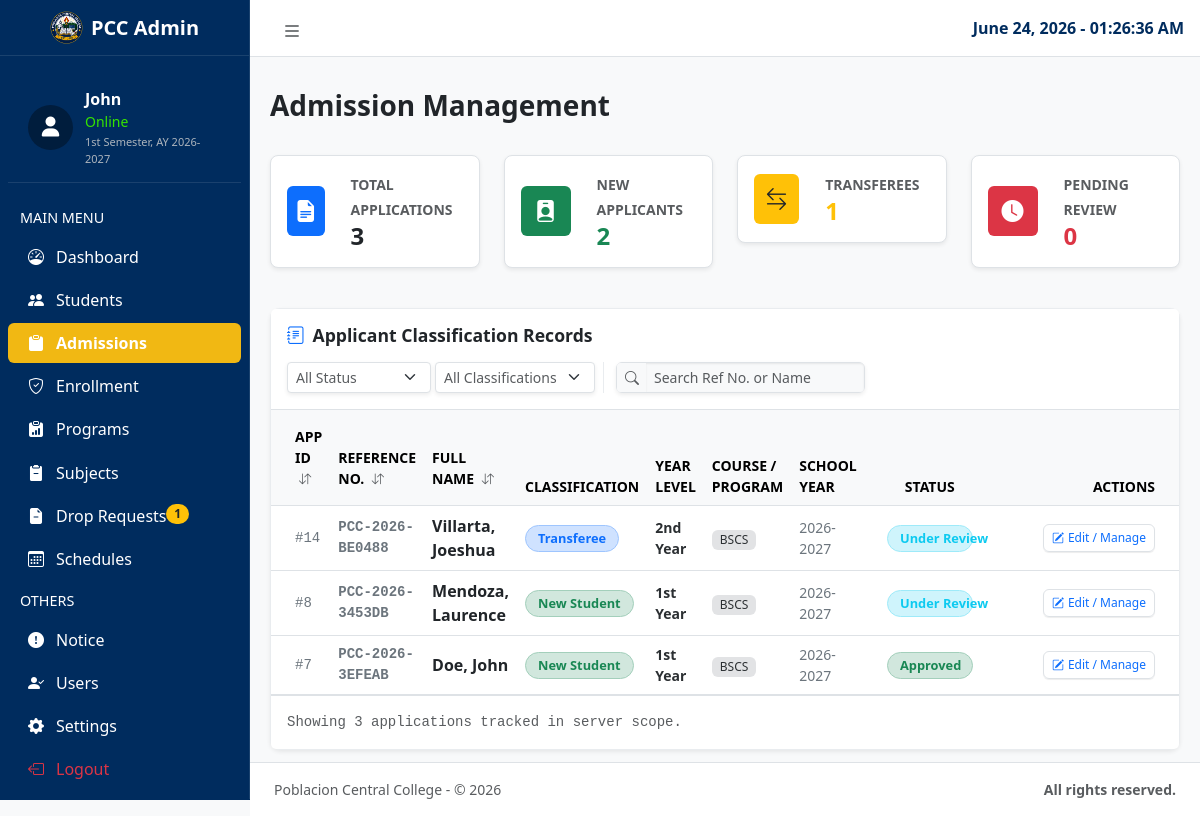
The page /admin/admissions.php (signed in) on the database its author committed.
### tables this page shows
CREATE TABLE `applicants` (
  `application_id` int(11) NOT NULL AUTO_INCREMENT,
  `reference_number` varchar(15) NOT NULL,
  `student_number` varchar(50) DEFAULT NULL,
  `classification` enum('freshman','transferee') NOT NULL,
  `year_level` int(11) DEFAULT 1,
  `academic_term` varchar(20) DEFAULT '1st Semester',
  `school_year` varchar(15) DEFAULT '2026-2027',
  `first_name` varchar(50) NOT NULL,
  `middle_name` varchar(50) DEFAULT NULL,
  `last_name` varchar(50) NOT NULL,
  `suffix` varchar(10) DEFAULT NULL,
  `date_of_birth` date NOT NULL,
  `gender` enum('Male','Female') NOT NULL,
  `civil_status` enum('Single','Married','Widowed') NOT NULL,
  `nationality` varchar(50) NOT NULL,
  `religious_affiliation` varchar(100) DEFAULT NULL,
  `email_address` varchar(100) NOT NULL,
  `mobile_number` varchar(20) NOT NULL,
  `address_region` varchar(50) NOT NULL,
  `address_province` varchar(50) NOT NULL,
  `address_city` varchar(50) NOT NULL,
  `address_barangay` varchar(50) NOT NULL,
  `address_street` varchar(150) NOT NULL,
  `preferred_program` varchar(10) NOT NULL,
  `guardian_id` int(11) DEFAULT NULL,
  `application_status` enum('Pending','Under Review','Approved','Rejected') DEFAULT 'Pending',
  `created_at` timestamp NOT NULL DEFAULT current_timestamp(),
  `address_postal` varchar(10) DEFAULT NULL,
  `shs_card_path` varchar(255) DEFAULT NULL,
  `psa_cert_path` varchar(255) DEFAULT NULL,
  `good_moral_path` varchar(255) DEFAULT NULL,
  `applicant_photo_path` varchar(255) DEFAULT NULL,
  PRIMARY KEY (`application_id`),
  UNIQUE KEY `reference_number` (`reference_number`),
  UNIQUE KEY `email_address` (`email_address`),
  KEY `preferred_program` (`preferred_program`),
  KEY `guardian_id` (`guardian_id`),
  CONSTRAINT `applicants_ibfk_1` FOREIGN KEY (`preferred_program`) REFERENCES `courses` (`course_code`),
  CONSTRAINT `applicants_ibfk_2` FOREIGN KEY (`guardian_id`) REFERENCES `guardians` (`guardian_id`) ON DELETE CASCADE
);

### admin/admissions.php (the view, shortened to what the rows shown need)
<?php
require_once '../config/database_connect.php';
$edit_id = $_GET['edit_id'] ?? null;
$applicant_list = [];
try {
    $search_query = isset($_GET['search']) ? '%' . trim($_GET['search']) . '%' : '%';
    $fetch_stmt = $conn->prepare("SELECT a.*,
                                       g.full_name AS guardian_name, g.relationship AS guardian_relationship, g.emergency_phone,
                                       ab.shs_school_attended, ab.shs_strand, ab.shs_year_graduated, ab.shs_school_address
                                FROM applicants a
                                LEFT JOIN guardians g ON a.guardian_id = g.guardian_id
                                LEFT JOIN academic_backgrounds ab ON a.application_id = ab.application_id
                                WHERE a.reference_number LIKE :search
                                   OR a.first_name LIKE :search
                                   OR a.last_name LIKE :search
                                ORDER BY a.application_id DESC");
    $fetch_stmt->execute([':search' => $search_query]);
    while ($row = $fetch_stmt->fetch(PDO::FETCH_ASSOC)) {
        $yr_raw = isset($row['year_level']) ? intval($row['year_level']) : 1;
        $suffix_str = ($yr_raw == 1) ? 'st' : (($yr_raw == 2) ? 'nd' : (($yr_raw == 3) ? 'rd' : 'th'));
        $formatted_year_string = "{$yr_raw}{$suffix_str} Year";
        $applicant_list[] = [
            'applicant_id' => $row['application_id'],
            'reference_no' => $row['reference_number'],
            'first_name' => $row['first_name'],
            'last_name' => $row['last_name'],
            'classification' => (strtolower($row['classification'] ?? 'freshman') === 'freshman') ? 'New Student' : 'Transferee',
            'year_level_display' => $formatted_year_string,
            'program' => $row['preferred_program'] ?? '',
            'year' => $row['school_year'] ?? '',
            'status' => $row['application_status'] ?? 'Pending'
        ];
    }
} catch (PDOException $e) {
    $applicant_list = [];
}
?>
<!doctype html>
<html lang="en">
<head>
    <link rel="stylesheet" href="https://cdn.jsdelivr.net/npm/overlayscrollbars@2.11.0/styles/overlayscrollbars.min.css"
 />
    <link rel="stylesheet" href="https://cdn.jsdelivr.net/npm/bootstrap-icons@1.13.1/font/bootstrap-icons.min.css"
 />
    <link rel="stylesheet" href="../assets/css/adminlte.css" />
    <link rel="stylesheet" href="https://cdnjs.cloudflare.com/ajax/libs/font-awesome/6.4.0/css/all.min.css">
</head>
<body class="fixed-header sidebar-expand-lg bg-body-tertiary">
    <div class="app-wrapper">
        <main class="app-main">
            <div class="app-content mt-3">
                <div class="container-fluid">
                    <div class="col-12">
                        <div class="card shadow-sm border border-light-subtle bg-white" style="border-radius: 10px;">
                            <div class="card-body p-0">
                                <div class="table-responsive">
                                    <table class="table table-hover align-middle mb-0 text-dark">
                                        <thead class="table-light small text-uppercase text-secondary border-bottom">
                                            <tr>
                                                <th class="clickable-header ps-4 py-3 font-weight-bold"
                                                    onclick="sortTable(0)">APP ID <i
                                                        class="bi bi-arrow-down-up text-muted ms-1 small"></i></th>
                                                <th class="clickable-header py-3 font-weight-bold"
                                                    onclick="sortTable(1)">Reference No. <i
                                                        class="bi bi-arrow-down-up text-muted ms-1 small"></i></th>
                                                <th class="clickable-header py-3 font-weight-bold"
                                                    onclick="sortTable(2)">Full Name <i
                                                        class="bi bi-arrow-down-up text-muted ms-1 small"></i></th>
                                                <th>Classification</th>
                                                <th>Year Level</th>
                                                <th>Course / Program</th>
                                                <th>School Year</th>
                                                <th class="text-center">Status</th>
                                                <th class="pe-4 text-end" style="width: 240px;">Actions</th>
                                            </tr>
                                        </thead>
                                        <tbody>
                                            <?php if (empty($applicant_list)): ?>
                                                <tr>
                                                    <td colspan="9" class="py-0">
                                                        <div class="text-center py-5 bg-white">
                                                            <i
                                                                class="bi bi-folder-x fs-1 text-muted opacity-50 mb-3 d-block"></i>
                                                            <h5 class="fw-bold text-dark">No Active Applicants Located</h5>
                                                        </div>
                                                    </td>
                                                </tr>
                                            <?php else: ?>
                                                <?php foreach ($applicant_list as $app): ?>
                                                    <tr
                                                        class="<?php echo ($edit_id == $app['applicant_id']) ? 'table-warning-subtle' : ''; ?>">
                                                        <td class="ps-4 font-monospace small text-secondary">
                                                            #<?php echo $app['applicant_id']; ?></td>
                                                        <td class="font-monospace fw-bold small text-secondary">
                                                            <?php echo htmlspecialchars($app['reference_no']); ?>
                                                        </td>
                                                        <td class="fw-semibold text-dark">
                                                            <?= htmlspecialchars($app['last_name'] . ', ' . $app['first_name']); ?>
                                                        </td>
                                                        <td>
                                                            <?php
                                                            $is_new_student = ($app['classification'] === 'New Student');
                                                            $badge_theme = $is_new_student ? 'bg-success-subtle text-success border border-success-subtle' : 'bg-primary-subtle text-primary border border-primary-subtle';
                                                            ?>
                                                            <span
                                                                class="badge <?php echo $badge_theme; ?> tab-indicator"><?php echo htmlspecialchars($app['classification']); ?></span>
                                                        </td>
                                                        <td class="fw-semibold text-secondary-emphasis small">
                                                            <?php echo htmlspecialchars($app['year_level_display']); ?>
                                                        </td>
                                                        <td><span
                                                                class="badge bg-secondary-subtle text-secondary-emphasis fw-medium px-2 py-1"><?php echo htmlspecialchars($app['program']); ?></span>
                                                        </td>
                                                        <td class="text-secondary small">
                                                            <?php echo htmlspecialchars($app['year']); ?>
                                                        </td>
                                                        <td class="text-center">
                                                            <?php
                                                            $status = $app['status'];
                                                            $status_badge = 'bg-warning-subtle text-warning-emphasis border border-warning-subtle';
                                                            if ($status === 'Approved' || $status === 'Enrolled') {
                                                                $status_badge = 'bg-success-subtle text-success border border-success-subtle';
                                                            } elseif ($status === 'Rejected') {
                                                                $status_badge = 'bg-danger-subtle text-danger border border-danger-subtle';
                                                            } elseif ($status === 'Under Review') {
                                                                $status_badge = 'bg-info-subtle text-info border border-info-subtle';
                                                            }
                                                            ?>
                                                            <span
                                                                class="badge <?php echo $status_badge; ?> tab-indicator d-inline-block w-75 text-center"><?php echo htmlspecialchars($status); ?></span>
                                                        </td>
                                                        <td class="pe-4 text-end">
                                                            <a href="?edit_id=<?php echo urlencode($app['applicant_id']); ?>"
                                                                class="btn btn-xs btn-outline-primary border py-1 px-2"
                                                                style="font-size: 0.75rem;"><i
                                                                    class="bi bi-pencil-square me-1"></i>Edit / Manage</a>
                                                        </td>
                                                    </tr>
                                                <?php endforeach; ?>
                                            <?php endif; ?>
                                        </tbody>
                                    </table>
                                </div>
                            </div>
                        </div>
                    </div>
                </div>
            </div>
        </main>
    </div>
</body>
</html>

### rows shown on the page
applicants: application_id "14", reference_number "PCC-2026-BE0488", last_name+first_name "Villarta, Joeshua", classification "Transferee", year_level_display "2nd Year", preferred_program "BSCS", school_year "2026-2027", application_status "Under Review"
applicants: application_id "8", reference_number "PCC-2026-3453DB", last_name+first_name "Mendoza, Laurence", classification "New Student", year_level_display "1st Year", preferred_program "BSCS", school_year "2026-2027", application_status "Under Review"
applicants: application_id "7", reference_number "PCC-2026-3EFEAB", last_name+first_name "Doe, John", classification "New Student", year_level_display "1st Year", preferred_program "BSCS", school_year "2026-2027", application_status "Approved"

### other values the page prints
$_SESSION['admin_name'] "John"
$current_semester "1st Semester, AY 2026-2027"
$pending_drop_count "1"
$total_applications "3"
$new_student_count "2"
$transferee_count "1"
$new_admissions "0"
count($applicant_list) "3"
